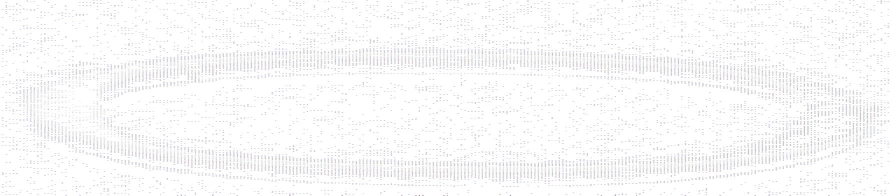
#> input picture 0.JPG, 1782 x 391 px (shown at 1/2 size)
$ python embossing.py
#> lines starting #> are read from the running program, lines starting #| are printed output that depends on the picture
import cv2 as cv
import numpy as np

img = cv.imread('./0.JPG') # 391 x 1782(y,x)
#> img is the input picture: shape (391, 1782, 3); mean B, G, R 249.8, 249.5, 249.6
img = cv.resize(img,(80,80),interpolation=cv.INTER_LINEAR) # INTER_CUBIC이라는 선택지도 있음.
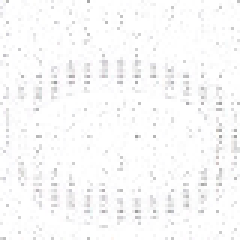
#> img: shape (80, 80, 3) (shown 3 times larger); mean B, G, R 249.8, 249.5, 249.6

gray = cv.cvtColor(img,cv.COLOR_BGR2GRAY) # gray scale로 변환
cv.imshow('gray',gray)

emboss1 = np.array([[-1.0, -1.0, 0.0],
                    [-1.0, 0.0, 1.0],
                    [0.0, 1.0, 1.0]])

emboss2 = np.array([[-1.0, 0.0, 0.0],
                    [0.0, 0.0, 0.0],
                    [0.0, 0.0, 1.0]])

gray16 = np.int16(gray)
emboss_1 = np.uint8(np.clip(cv.filter2D(gray16,-1,emboss1)+128,0,255))
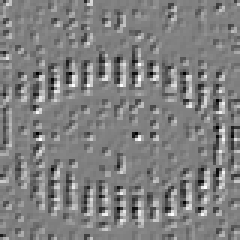
#> emboss_1: shape (80, 80) (shown 3 times larger); min 0, max 255, mean 127.8
emboss_2 = np.uint8(np.clip(cv.filter2D(gray16,-1,emboss2)+128,0,255))
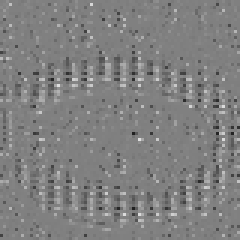
#> emboss_2: shape (80, 80) (shown 3 times larger); min 32, max 223, mean 127.9
cv.imshow("emboss_1",emboss_1)
cv.imshow("emboss_2",emboss_2)

cv.waitKey(0)
cv.destroyAllWindows()

$ run again, with exel_to_image.jpg copied over 0.JPG
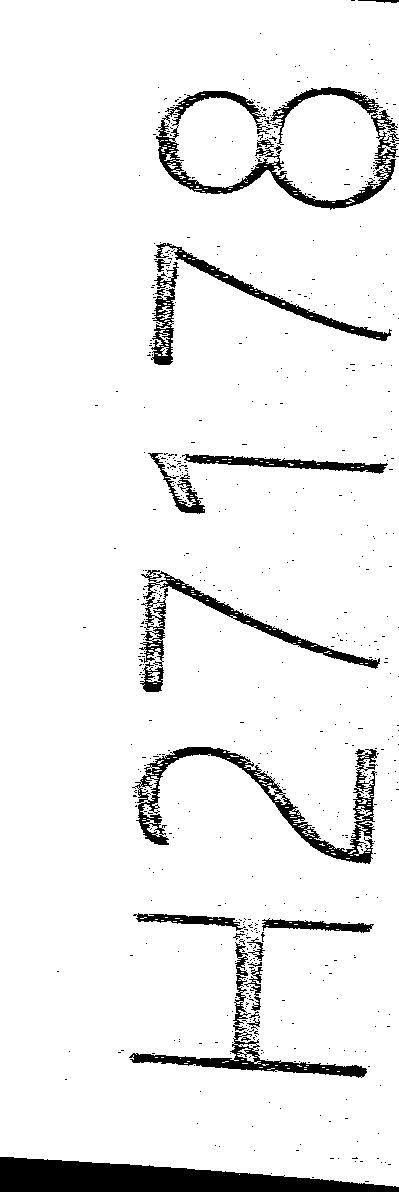
#> input picture exel_to_image.jpg, 399 x 1192 px
#> img is the input picture: shape (1192, 399, 3); min 0, max 255, mean 236.8
#> `img = cv.resize(img,(80,80),interpolation=cv.INTER_LINEAR)`:
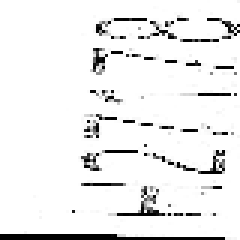
#> img: shape (80, 80, 3) (shown 3 times larger); min 0, max 255, mean 236.9
#> `emboss_2 = np.uint8(np.clip(cv.filter2D(gray16,-1,emboss2)+128,0,255))`:
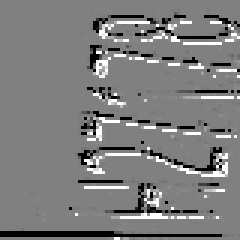
#> emboss_2: shape (80, 80) (shown 3 times larger); min 0, max 255, mean 125.6

$ run again, with BBox.png saved as 0.JPG
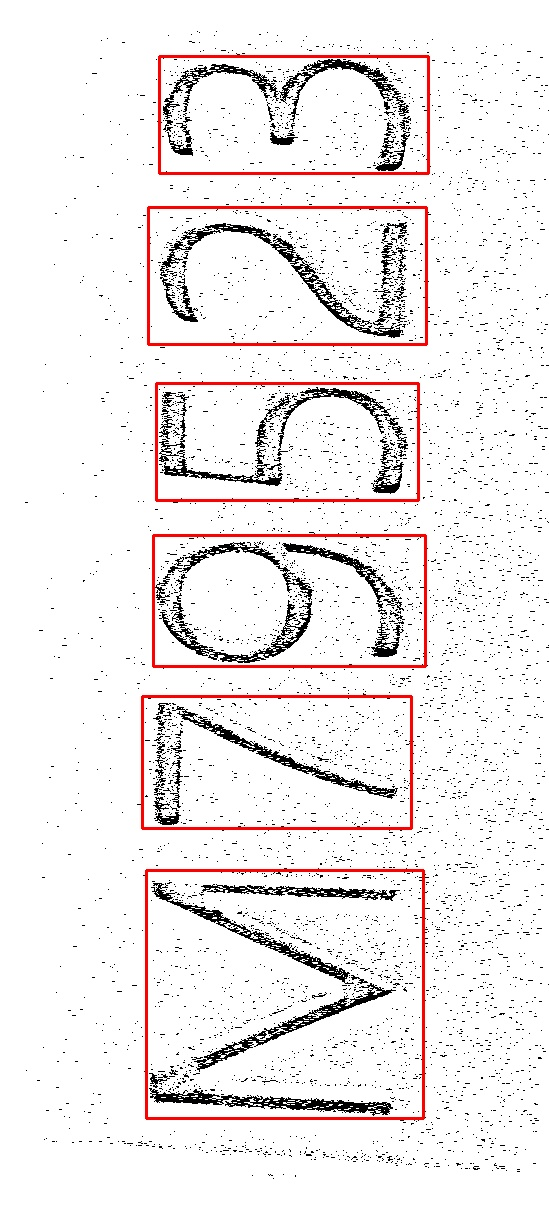
#> input picture BBox.png, 549 x 1229 px
#> img is the input picture: shape (1229, 549, 3); mean B, G, R 236.2, 236.2, 240.9
#> img: shape (80, 80, 3)
#> `gray = cv.cvtColor(img,cv.COLOR_BGR2GRAY)`:
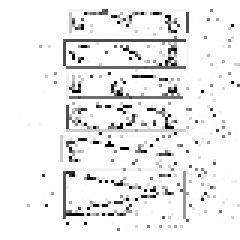
#> gray: shape (80, 80) (shown 3 times larger); min 0, max 255, mean 237.4
#> `emboss_2 = np.uint8(np.clip(cv.filter2D(gray16,-1,emboss2)+128,0,255))`:
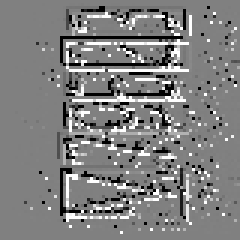
#> emboss_2: shape (80, 80) (shown 3 times larger); min 0, max 255, mean 128
